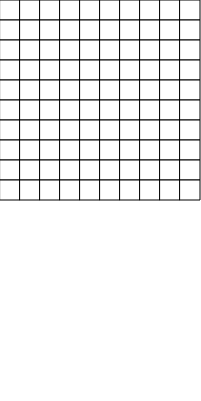
Frame 1 (no input)
Frame 60 (no input): identical to frame 1, image omitted
Frame 120 (the mouse pressed at the canvas centre since frame 60): identical to frame 1, image omitted

The p5.js sketch that drew this single still picture (run headless with seeded random() and noise() and a simulated clock; from frame 60 on, the mouse is pressed at the canvas centre):

// p5.js sketch
// ── sketch.js
let resolution = 20;
let grid;
let rows, cols;

let brain;
let memorizedGrids = [];

function gridToBipolarVector(matrix) {
  return [].concat(...matrix).map(x => x > 0 ? x : -1);
}

function setup() {

  createCanvas(resolution * 10 + 1, resolution * 20 + 1);

  rows = floor(width / resolution);
  cols = rows;

  grid = new Array(rows).fill().map(() => Array(cols).fill(0));

  brain = new HopfieldNetwork(rows * cols);
  console.log("max capacity: " + (brain.size * 0.138));

  //train button
  createButton('train').mousePressed(function () {
    memorizedGrids.push(grid.slice());

    let vector = gridToBipolarVector(grid);

    brain.train(vector);
    clearFn();
  });

  //train with storkey rule
  createButton('trainStorkey').mousePressed(function () {

    memorizedGrids.push(grid.slice());

    let vector = gridToBipolarVector(grid);

    brain.trainStorkey(vector);
    clearFn();
  });

  //recall button
  createButton('recall').mousePressed(function () {
    let vector = [].concat(...grid).map(x => x > 0 ? x : -1);
    let recalled = brain.recall(vector);


    grid = recalled.reduce((rowsArr, key, index) => (index % rows === 0 ? rowsArr.push([key])
      : rowsArr[rowsArr.length - 1].push(key)) && rowsArr, []).map(r => r.map(x => x > 0 ? 1 : 0));

    for (let i = 0; i < memorizedGrids.length; i++) {
      let found = true;
      for (let r = 0; r < memorizedGrids[i].length; r++) {
        for (let c = 0; c < memorizedGrids[i][r].length; c++) {
          found = found && memorizedGrids[i][r][c] === grid[r][c];
        }
      }
      if (found) {
        console.log("recall correct! Pattern " + (i + 1));
      }
    }
  });

  //clear button
  let clearFn = function () {
    grid = new Array(rows).fill().map(() => Array(cols).fill(0));
  };
  createButton('clear').mousePressed(clearFn);

  //randomize button
  createButton('randomize').mousePressed(function () {
    for (let i = 0; i < rows; i++) {
      for (let j = 0; j < cols; j++) {
        grid[i][j] = random(0, 1) > 0.7 ? 1 : 0;
      }
    }
  });
}


function draw() {

  background(255);

  for (let x = 0; x < rows; x++) {
    for (let y = 0; y < cols; y++) {
      fill(255 - 255 * grid[x][y]);
      rect(x * resolution, y * resolution, resolution, resolution);
    }
  }


  let minRes = resolution / 5;
  let startY = cols * resolution;
  let startX = 0;
  for (let i = 0; i < memorizedGrids.length; i++) {
    for (let x = 0; x < rows; x++) {
      for (let y = 0; y < cols; y++) {
        fill(255 - 255 * memorizedGrids[i][x][y]);
        rect(startX + x * minRes, startY + y * minRes, minRes, minRes);
      }
    }
    startX += cols * minRes + 2;
    if ((i + 1) % 4 === 0) {
      startY += rows * minRes + 2;
      startX = 0;
    }
  }


}

function mouseDragged() {

  let row = floor(mouseX / resolution);
  let col = floor(mouseY / resolution);

  if (row < rows && col < cols) {
    grid[row][col] = 1;
  }

}

function mousePressed() {

  let row = floor(mouseX / resolution);
  let col = floor(mouseY / resolution);

  if (row < rows && col < cols) {
    grid[row][col] = 1 - grid[row][col];
  }

}


// ── hopfieldNetwork.js
class HopfieldNetwork {

  constructor(size) {
    this.size = size;
    this.weights = new Array(this.size).fill().map(() => Array(this.size).fill(0));
    this.learnedVectors = 0;
  }

  static _transfer(x) {
    return x >= 0 ? 1 : -1;
  }

  static _shuffle(array) {
    let currentIndex = array.length, temporaryValue, randomIndex;

    // While there remain elements to shuffle...
    while (0 !== currentIndex) {

      // Pick a remaining element...
      randomIndex = Math.floor(Math.random() * currentIndex);
      currentIndex -= 1;

      // And swap it with the current element.
      temporaryValue = array[currentIndex];
      array[currentIndex] = array[randomIndex];
      array[randomIndex] = temporaryValue;
    }

    return array;
  }

  recall(vector) {

    let iter = 0;
    let hasChanged;
    do {
      let randOrder = HopfieldNetwork._shuffle([...Array(this.size).keys()]);

      hasChanged = false;
      for (let i = 0; i < randOrder.length; i++) {
        let sum = 0;
        for (let j = 0; j < this.size; j++) {
          sum += this.weights[randOrder[i]][j] * vector[j];
        }

        let outVal = HopfieldNetwork._transfer(sum);
        hasChanged |= outVal !== vector[randOrder[i]];

        vector[randOrder[i]] = outVal;
      }

      iter++;
    } while (hasChanged && iter < 1000);
    console.log("cycle: " + iter)

    return vector;
  }


  //Hebbian learning rule
  train(vector) {

    //expect bipolar input -1,1
    this.learnedVectors++;
    for (let i = 0; i < this.weights.length; i++) {
      for (let j = 0; j < this.weights[i].length; j++) {
        if (i !== j) {
          this.weights[i][j] = this.weights[i][j] * (this.learnedVectors - 1) + vector[i] * vector[j];
          this.weights[i][j] = this.weights[i][j] / this.learnedVectors;
        }
      }
    }
  }

  //Storkey learning rule
  trainStorkey(vector) {
    this.learnedVectors++;
    let prevWeights = this.weights.slice();
    for (let i = 0; i < this.weights.length; i++) {
      for (let j = 0; j < this.weights[i].length; j++) {
        if (i !== j) {
          let denormW = this.weights[i][j] * (this.learnedVectors - 1);
          this.weights[i][j] = denormW + (vector[i] * vector[j])
            - (vector[i] * HopfieldNetwork._h(prevWeights, vector, j, i))
            - (vector[j] * HopfieldNetwork._h(prevWeights, vector, i, j));

          this.weights[i][j] = this.weights[i][j] / this.learnedVectors;

        }

      }
    }
  }

  static _h(vector, weights, i, j) {
    let sum = 0;
    for (let k = 0; k < weights[i].length; k++) {
      if (k !== i && k !== j) {
        sum += weights[i][k] * vector[k];
      }
    }
    return sum;
  }


}
